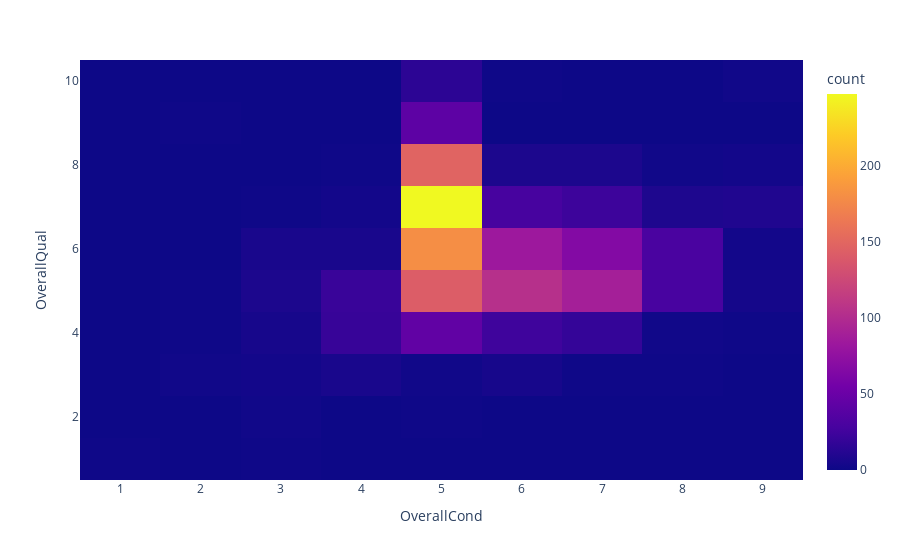

Here is the notebook cell this chart was saved with:
### Code cell
px.density_heatmap(df, x='OverallCond', y='OverallQual')

### Figure 1 — Plotly figure (JSON) as saved in the notebook; plotly's stock layout.template omitted (floating-point values rounded to 4 significant figures; data arrays with more than 128 entries replaced by an {"elided": "..."} marker saying what was removed)
{"data": [{"coloraxis": "coloraxis", "hovertemplate": "OverallCond=%{x}<br>OverallQual=%{y}<br>count=%{z}<extra></extra>", "name": "", "type": "histogram2d", "x": {"elided": "1460 int values"}, "xaxis": "x", "xbingroup": "x", "y": {"elided": "1460 int values"}, "yaxis": "y", "ybingroup": "y"}], "layout": {"coloraxis": {"colorbar": {"title": {"text": "count"}}, "colorscale": [[0, "#0d0887"], [0.1111, "#46039f"], [0.2222, "#7201a8"], [0.3333, "#9c179e"], [0.4444, "#bd3786"], [0.5556, "#d8576b"], [0.6667, "#ed7953"], [0.7778, "#fb9f3a"], [0.8889, "#fdca26"], [1, "#f0f921"]]}, "legend": {"tracegroupgap": 0}, "margin": {"t": 60}, "xaxis": {"anchor": "y", "domain": [0, 1], "title": {"text": "OverallCond"}}, "yaxis": {"anchor": "x", "domain": [0, 1], "title": {"text": "OverallQual"}}}}
